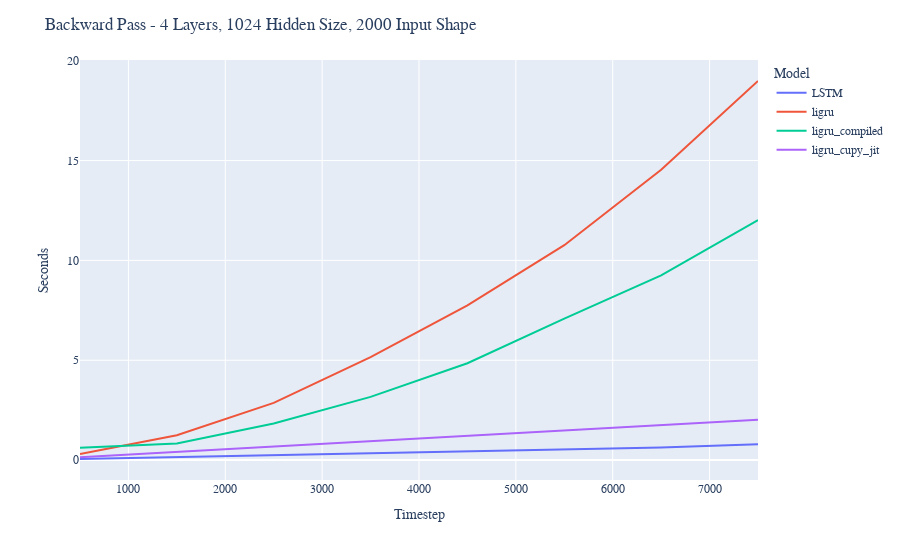

Here is the notebook cell this chart was saved with:
### Code cell
fig = px.line(df,y="Training (s)",
                 x="Timestep",
                 color='Model')

fig.update_yaxes(title_text="Seconds")

fig.update_layout(title="Backward Pass - 4 Layers, 1024 Hidden Size, 2000 Input Shape",
                 font_family="Rockwell")

### Figure 1 — Plotly figure (JSON) as saved in the notebook; plotly's stock layout.template omitted (floating-point values rounded to 4 significant figures)
{"data": [{"hovertemplate": "Model=LSTM<br>Timestep=%{x}<br>Training (s)=%{y}<extra></extra>", "legendgroup": "LSTM", "line": {"color": "#636efa", "dash": "solid"}, "marker": {"symbol": "circle"}, "mode": "lines", "name": "LSTM", "orientation": "v", "showlegend": true, "type": "scatter", "x": [500, 500, 500, 1500, 2500, 3500, 4500, 5500, 6500, 7500], "xaxis": "x", "y": [0.05553, 0.05598, 0.0558, 0.1536, 0.2511, 0.3473, 0.4409, 0.538, 0.6341, 0.7926], "yaxis": "y"}, {"hovertemplate": "Model=ligru<br>Timestep=%{x}<br>Training (s)=%{y}<extra></extra>", "legendgroup": "ligru", "line": {"color": "#EF553B", "dash": "solid"}, "marker": {"symbol": "circle"}, "mode": "lines", "name": "ligru", "orientation": "v", "showlegend": true, "type": "scatter", "x": [500, 500, 500, 1500, 2500, 3500, 4500, 5500, 6500, 7500], "xaxis": "x", "y": [0.308, 0.3037, 0.3091, 1.246, 2.864, 5.158, 7.752, 10.76, 14.54, 18.98], "yaxis": "y"}, {"hovertemplate": "Model=ligru_compiled<br>Timestep=%{x}<br>Training (s)=%{y}<extra></extra>", "legendgroup": "ligru_compiled", "line": {"color": "#00cc96", "dash": "solid"}, "marker": {"symbol": "circle"}, "mode": "lines", "name": "ligru_compiled", "orientation": "v", "showlegend": true, "type": "scatter", "x": [500, 500, 500, 1500, 2500, 3500, 4500, 5500, 6500, 7500], "xaxis": "x", "y": [0.6236, 0.6197, 0.6245, 0.8322, 1.834, 3.165, 4.85, 7.082, 9.251, 12.02], "yaxis": "y"}, {"hovertemplate": "Model=ligru_cupy_jit<br>Timestep=%{x}<br>Training (s)=%{y}<extra></extra>", "legendgroup": "ligru_cupy_jit", "line": {"color": "#ab63fa", "dash": "solid"}, "marker": {"symbol": "circle"}, "mode": "lines", "name": "ligru_cupy_jit", "orientation": "v", "showlegend": true, "type": "scatter", "x": [500, 1500, 2500, 3500, 4500, 5500, 6500, 7500], "xaxis": "x", "y": [0.1378, 0.4059, 0.6901, 0.948, 1.213, 1.502, 1.748, 2.025], "yaxis": "y"}], "layout": {"font": {"family": "Rockwell"}, "legend": {"title": {"text": "Model"}, "tracegroupgap": 0}, "margin": {"t": 60}, "title": {"text": "Backward Pass - 4 Layers, 1024 Hidden Size, 2000 Input Shape"}, "xaxis": {"anchor": "y", "domain": [0, 1], "title": {"text": "Timestep"}}, "yaxis": {"anchor": "x", "domain": [0, 1], "title": {"text": "Seconds"}}}}
